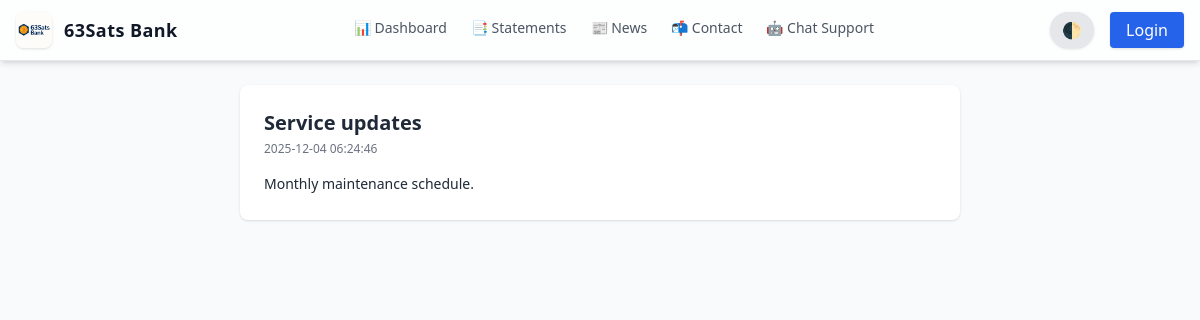
The app's page /blog_view.php?id=1 with its own data.
### tables this page shows
CREATE TABLE IF NOT EXISTS blogs (
    id INT AUTO_INCREMENT PRIMARY KEY,
    title VARCHAR(255),
    content TEXT,
    created_at TIMESTAMP DEFAULT CURRENT_TIMESTAMP
);

### blog_view.php (the view, shortened to what this page needs)
<?php
include("includes/db.php");
include("includes/header.php");
$id = isset($_GET['id']) ? $_GET['id'] : 0;
$sql = "SELECT id,title,content,created_at FROM blogs WHERE id = $id LIMIT 1";
$res = mysqli_query($conn, $sql);
$post = null;
if ($res && mysqli_num_rows($res) > 0) {
    $post = mysqli_fetch_assoc($res);
}
?>
<!doctype html>
<html lang="en" class="light">
<head>
  <script src="https://cdn.tailwindcss.com"></script>
  <link rel="stylesheet" href="css/style.css">
</head>
<body class="bg-gray-50 dark:bg-gray-900 text-gray-800 dark:text-gray-100 min-h-screen">
<div class="max-w-3xl mx-auto p-6">
  <div class="bg-white dark:bg-gray-800 shadow rounded-lg p-6">
    <?php if ($post): ?>
      <h1 class="text-xl font-semibold"><?php echo htmlspecialchars($post['title']); ?></h1>
      <div class="text-xs text-gray-500 mt-1"><?php echo htmlspecialchars($post['created_at']); ?></div>
      <div class="mt-4 text-sm leading-relaxed">
        <?php
        echo $post['content'];
        ?>
      </div>
    <?php else: ?>
      <div class="text-sm text-gray-500">Post not found.</div>
    <?php endif; ?>
  </div>
</div>
</body>
</html>

### css/style.css (style rules this page uses)
* { transition: background-color 0.15s ease, color 0.15s ease; }
html.light { color-scheme: light; }

### records on screen
blogs: title "Service updates", created_at "2025-12-04 06:24:46", content "Monthly maintenance schedule."
